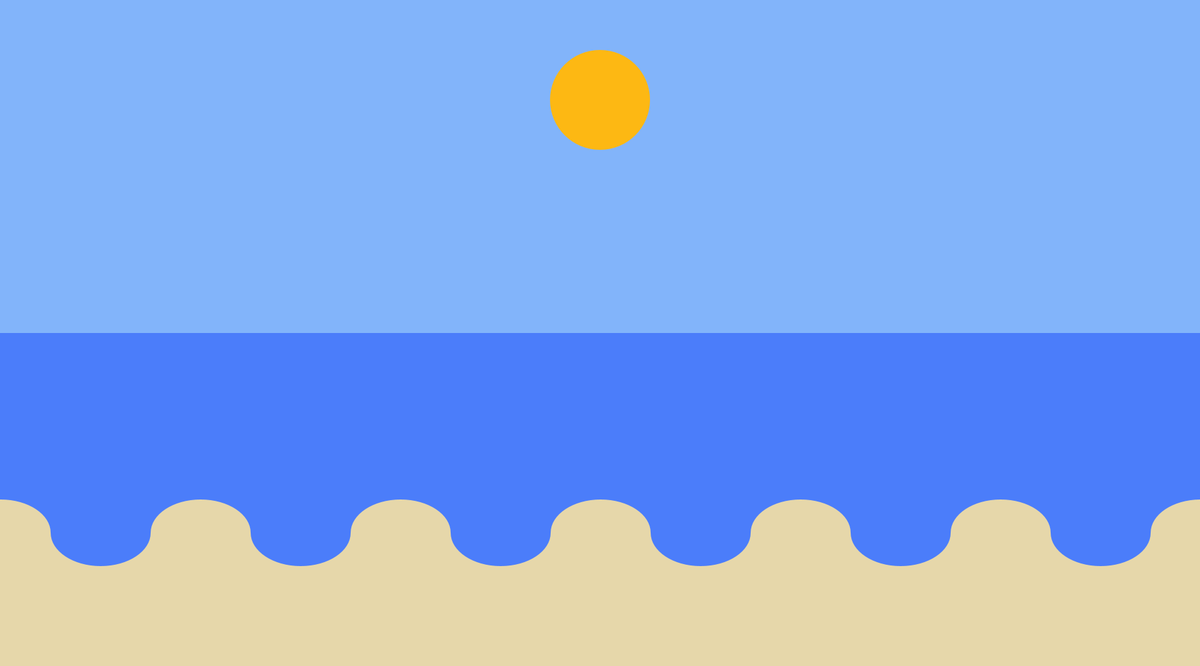
Frame 1 (no input)
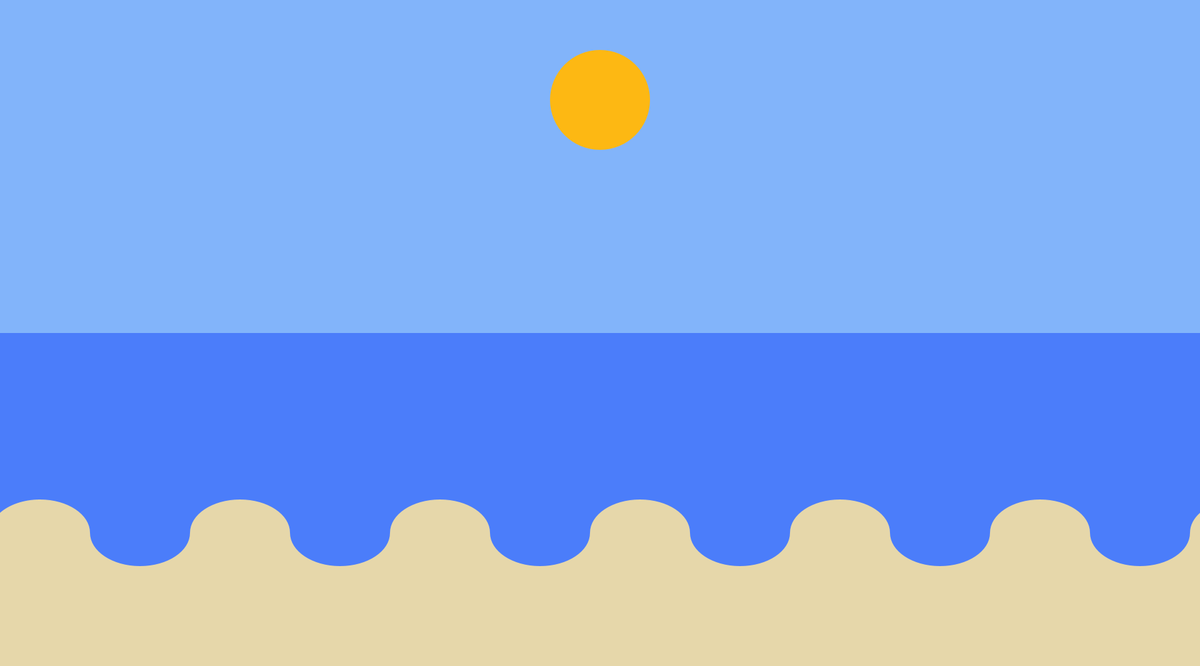
Frame 60 (the mouse pressed at the canvas centre just before this capture)
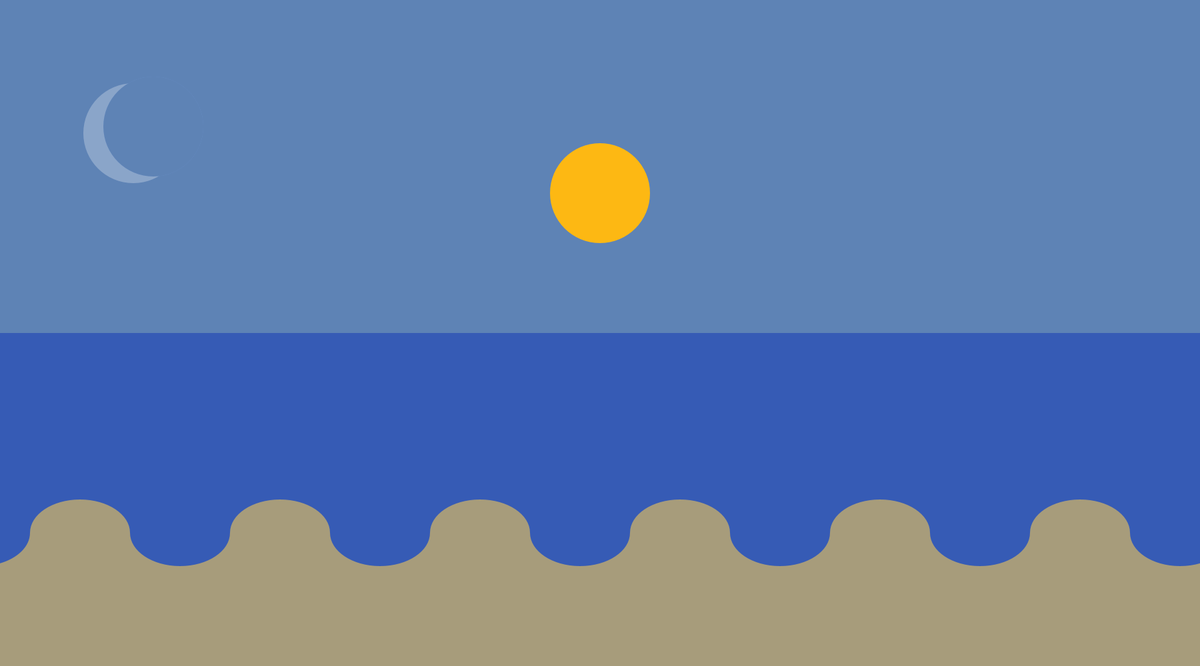
Frame 120 (the mouse held since frame 60 and released just before this capture)

The Processing sketch that drew these frames (run headless with seeded random() and noise(); from frame 60 on, the mouse is pressed at the canvas centre):

// Processing sketch: f18magd150lab04_pearson
// ── f18magd150lab04_pearson.pde
int tide = 0;
int night = 0;
int suntop = 150;


void setup(){
  size(1800,1000);
  smooth();
  frameRate(40);
}

void draw(){
  background(75,125,250);
  noStroke();
  rectMode(CENTER);
  fill(230,215,170);
  rect(900,950,width,300);
  
  
  
  
  //stupid tide
  tide = (tide + 1) % width;
  
  fill(230,215,170);
  ellipse(tide,800,150,100);
  fill(75,125,250);
  ellipse(tide + 150,800,150,100);
  fill(230,215,170);
  ellipse(tide + 300,800,150,100);
  fill(75,125,250);
  ellipse(tide + 450,800,150,100);
  fill(230,215,170);
  ellipse(tide + 600,800,150,100);
  fill(75,125,250);
  ellipse(tide + 750,800,150,100);
  fill(230,215,170);
  ellipse(tide + 900,800,150,100);
  fill(75,125,250);
  ellipse(tide + 1050,800,150,100);
  fill(230,215,170);
  ellipse(tide + 1200,800,150,100);
  fill(75,125,250);
  ellipse(tide + 1350,800,150,100);
  fill(230,215,170);
  ellipse(tide + 1500,800,150,100);
  fill(75,125,250);
  ellipse(tide + 1650,800,150,100);
  fill(230,215,170);
  ellipse(tide + 1800,800,150,100);
  fill(75,125,250);
  ellipse(tide + 1950,800,150,100);
  
  ellipse(tide - 150,800,150,100);
  fill(230,215,170);
  ellipse(tide - 300,800,150,100);
  fill(75,125,250);
  ellipse(tide - 450,800,150,100);
  fill(230,215,170);
  ellipse(tide - 600,800,150,100);
  fill(75,125,250);
  ellipse(tide - 750,800,150,100);
  fill(230,215,170);
  ellipse(tide - 900,800,150,100);
  fill(75,125,250);
  ellipse(tide - 1050,800,150,100);
  fill(230,215,170);
  ellipse(tide - 1200,800,150,100);
  fill(75,125,250);
  ellipse(tide - 1350,800,150,100);
  fill(230,215,170);
  ellipse(tide - 1500,800,150,100);
  fill(75,125,250);
  ellipse(tide - 1650,800,150,100);
  fill(230,215,170);
  ellipse(tide - 1800,800,150,100);
  fill(75,125,250);
  ellipse(tide - 1950,800,150,100);
  
  //sky
  fill(130,180,250);
  rect(width/2,250, width,height/2);
  
  // day/night cycle
    //sky
  fill(0,0,0,night);
  rect(width/2,height/2,width,height);
    //sun
  fill(253, 184, 19);
  ellipse(width/2, suntop, 150,150);
    //box to hide sun 
  fill(75,125,250);
  rect(width/2, (height/2)+100, 150,200);
  fill(0,0,0,night);
  rect(width/2, (height/2)+100, 150,200);
  fill(255,255,255,night);
  ellipse(200,200, 150, 150);
    //moon
  fill(130,180,250);
  ellipse(230,190, 150, 150);
  fill(0,0,0,night);
  ellipse(230,190, 150, 150);
  
  //console
  println("Press the mouse to change time.");
  println("Type any key to reset time");
  println("Day = 0, night = 220");
  println("Time: " + night + " ");
  

  
  if (mousePressed == true) {
    night = (night + 5) % 230;
    suntop = (suntop + 10) % 610;
  } else{
  }
  
  if (suntop == 0) {
    suntop = (suntop + 150);
  } else{ 
  }
  
  while (night > 224) {
   textSize(30);
   fill(255,255,255);
   text("Hi", 1700, 50);
   night--;
   
  }
   if (night == 224){
     suntop = 150;
    night = 0;
   }
}    
    
void keyPressed(){
  suntop = 150;
  night = 0;
}
  
